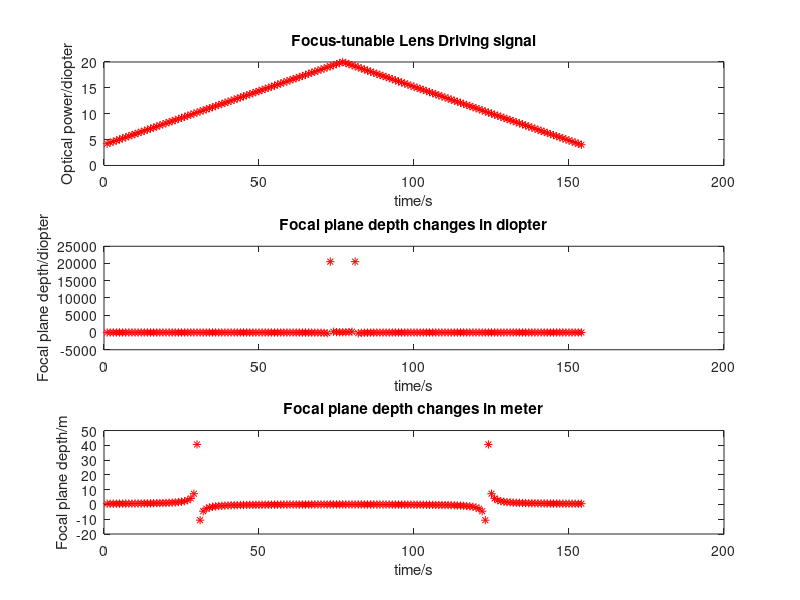

Recreate this plot in MATLAB.
% This code simulates the focal plane depth changes as a fucntion of
% driving signal. optical set up diagram is shown inoverleaf appendix.
% Simulation assume that virtual images are generated by both lens.

% basic setting parameters of the set up in meters.
%(For now,these parameters are just assumptions)
% chaning these parameters may cause problem by violating the virtual image
% assumption.

o=0.08; % obejct distance from DMD to focus-tunable lens
l=0.15; % distance between focus-tunable lens and eyepiece
f=0.60; % focal length of eyepiece
num=154; % num of sample depths along z direction(depth direction)
MinOpPower=4; % min optical power of focus tunable lens(in diopters)
MaxOpPower=20 % max optical power of focus tunable lens(in diopters)
p=1; % num of cycles shown when using periodical driving signal
t=1:1:num;

%% linear driving singal
% f_t_inverse is the optical power of  focus-tunable lens as a function of
% time.(In diopters)
f_t_inverse=linspace(MinOpPower,MaxOpPower,num); 

%% sinusoidal driving signal
Magnitude=(MaxOpPower-MinOpPower)/2;
offset=(MaxOpPower+MinOpPower)/2

f_t_inverse=Magnitude*sin(t*2*p*pi/num)+offset;

%% triangular driving signal
Magnitude=MaxOpPower-MinOpPower;
offset=MinOpPower;
p1=Magnitude*2*p/num*(1:1:ceil(num/2/p));
p2=-p1+max(p1);
p_11=[p1,p2];
p_w=repmat(p_11,1,p);
f_t_inverse=p_w(1:num)+offset;

%%
I1=(l*o-f*o)*f_t_inverse+f-l-o;
I2=-f*l*o*f_t_inverse+f*o+l*f;

D=I1./I2; % depth of focal planes in diopter(derivation seen overleaf)

subplot(3,1,1)
plot(t,f_t_inverse,'r*');
title('Focus-tunable Lens Driving signal');
xlabel('time/s');
ylabel('Optical power/diopter');


subplot(3,1,2)
plot(t,D,'r*');
title('Focal plane depth changes in diopter');
xlabel('time/s');
ylabel('Focal plane depth/diopter');

subplot(3,1,3)
plot(t,1./D,'r*');
title('Focal plane depth changes in meter');
xlabel('time/s');
ylabel('Focal plane depth/m');



